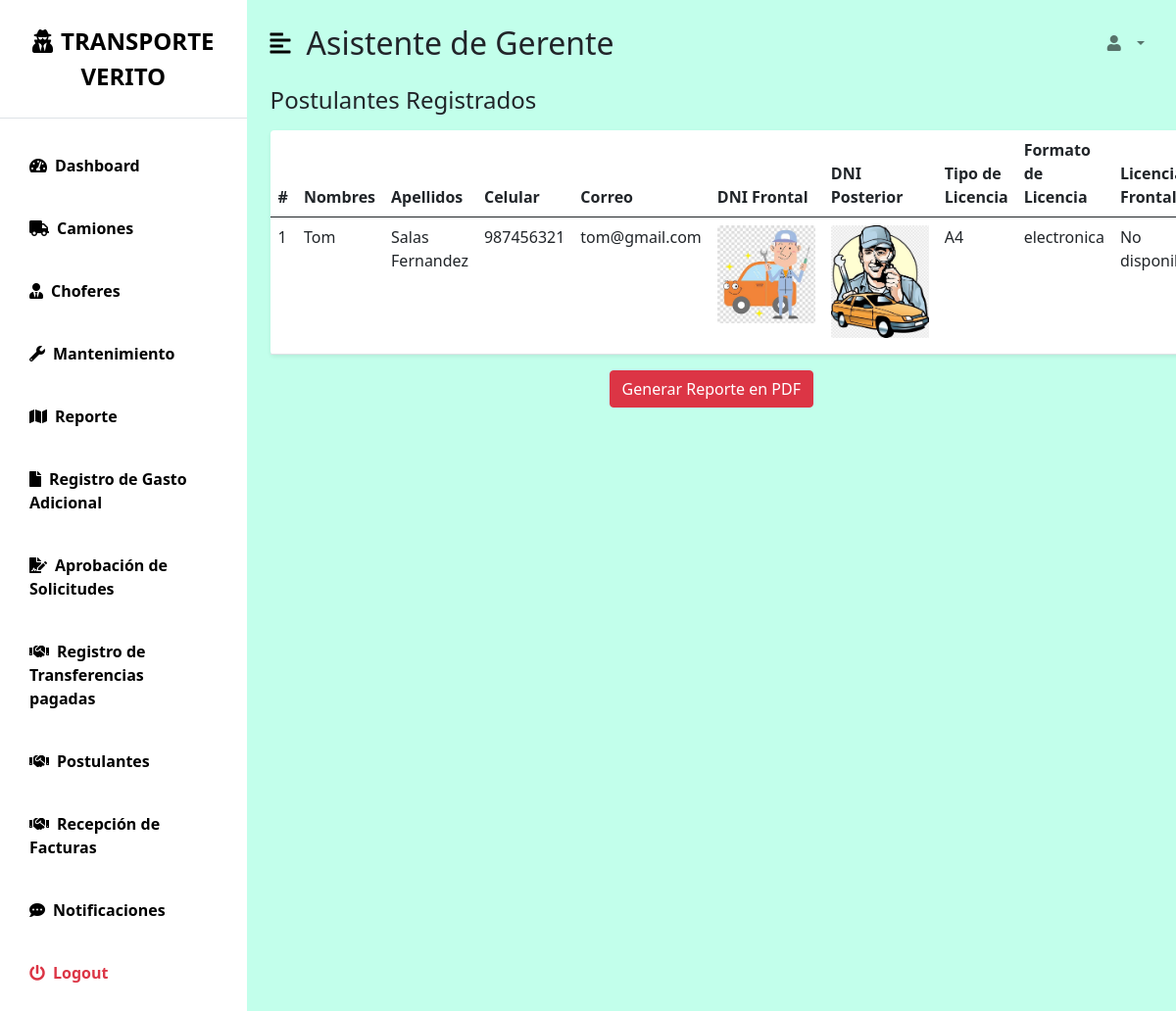
Screenshot of /sendpostulante/ with the database file from the repository.
### myapp/models.py (models this page shows, shortened)
class Postulante(models.Model):
    nombres = models.CharField(max_length=100)
    apellidos = models.CharField(max_length=100)
    numero_celular = models.CharField(max_length=9, unique=True)
    correo = models.EmailField(unique=True)  # Nuevo campo de correo electrónico
    dni_frontal = models.ImageField(upload_to='dni/', null=True, blank=True)  # Nuevo campo para DNI frontal
    dni_posterior = models.ImageField(upload_to='dni/', null=True, blank=True)  # Nuevo campo para DNI posterior
    tipo_licencia = models.CharField(max_length=2, choices=[('A4', 'A4')])
    tipo_licencia_formato = models.CharField(
        max_length=11,
        choices=[('fisica', 'Física'), ('electronica', 'Electrónica')]
    )
    licencia_frontal = models.ImageField(upload_to='licencias/', null=True, blank=True)
    licencia_posterior = models.ImageField(upload_to='licencias/', null=True, blank=True)
    licencia_electronica = models.ImageField(upload_to='licencias/', null=True, blank=True)
    estado = models.CharField(
        max_length=30,
        choices=[('primera_pendiente', 'Primera Etapa - Pendiente'),
                 ('primera_aprobada', 'Primera Etapa - Aprobada'),
                 ('primera_rechazada', 'Primera Etapa - Rechazada'),
                 ('segunda_pendiente', 'Segunda Etapa - Pendiente'),
                 ('segunda_aprobada', 'Segunda Etapa - Aprobada'),
                 ('segunda_rechazada', 'Segunda Etapa - Rechazada'),
                 ('tercera_pendiente', 'Tercera Etapa - Pendiente'),
                 ('tercera_aprobada', 'Tercera Etapa - Aprobada'),
                 ('tercera_rechazada', 'Tercera Etapa - Rechazada'),
                 ('cuarta_pendiente', 'Cuarta Etapa - Pendiente'),
                 ('cuarta_aprobada', 'Cuarta Etapa - Aprobada'),
                 ('cuarta_rechazada', 'Cuarta Etapa - Rechazada')],
        default='primera_pendiente'
    )
    experiencia = models.CharField(
        max_length=2,
        choices=[('si', 'Sí'), ('no', 'No')]
    )
    referencias_trabajos = models.FileField(upload_to='documentos/', null=True, blank=True)
    record_conduccion = models.FileField(upload_to='documentos/', null=True, blank=True)
    historial_papeletas = models.ImageField(upload_to='documentos/', null=True, blank=True)
    antecedentes_penales = models.FileField(upload_to='documentos/', null=True, blank=True)
    clinica = models.CharField(
        max_length=50,
        choices=[('montefiori', 'Clínica Montefiori'), ('suiza_lab', 'Clínica Suiza Lab')],
        null=True,
        blank=True
    )
    examenes_requeridos = models.ManyToManyField('ExamenMedico', blank=True)
    resultado_medicina_general = models.FileField(
        upload_to='resultados_medicos/',
        null=True,
        blank=True,
        help_text='Resultado del examen de medicina general'
    )
    resultado_toxicologico = models.FileField(
        upload_to='resultados_medicos/',
        null=True,
        blank=True,
        help_text='Resultado del examen toxicológico'
    )
    resultado_oftalmologia = models.FileField(
        upload_to='resultados_medicos/',
        null=True,
        blank=True,
        help_text='Resultado del examen de oftalmología'
    )
    resultado_otorrinolaringologia = models.FileField(
        upload_to='resultados_medicos/',
        null=True,
        blank=True,
        help_text='Resultado del examen de otorrinolaringología'
    )
    fecha_registro = models.DateTimeField(auto_now_add=True)

### myapp/views.py (the view)
# urls.py: path('sendpostulante/', views.send_postulante, name='sendpostulante'),
def send_postulante(request):
    postulantes = Postulante.objects.all()
    return render(request, 'ASISTENTE/PostulantePrimera.html', {
            'postulantes': postulantes,
    })

### myapp/context_processors.py (called while the page is built)
def notificaciones(request):
    if request.user.is_authenticated:
        notificaciones_no_leidas = Notificacion.objects.filter(usuario=request.user, leido=False).count()
    else:
        notificaciones_no_leidas = 0
    return {'notificaciones_no_leidas': notificaciones_no_leidas}

### templates/ASISTENTE/PostulantePrimera.html (shortened to what this page needs)
{% extends 'bases/base_asistente.html' %}  {% block page_title %} Asistente de Gerente {%endblock %}
{% block content %}
<body>
                  <div class="col-12">
                    <h3 class="fs-4 mb-3">Postulantes Registrados</h3>
                    <table class="table bg-white rounded shadow-sm table-hover">
                      <thead>
                        <tr>
                          <th>#</th>
                          <th>Nombres</th>
                          <th>Apellidos</th>
                          <th>Celular</th>
                          <th>Correo</th>
                          <th>DNI Frontal</th>
                          <th>DNI Posterior</th>
                          <th>Tipo de Licencia</th>
                          <th>Formato de Licencia</th>
                          <th>Licencia Frontal</td>
                        </tr>
                      </thead>
                      <tbody>
                        {% for postulante in postulantes %}
                        {% if postulante.estado == "primera_pendiente" or postulante.estado == "primera_aprobada"%}
                        <tr>
                          <td>{{ forloop.counter }}</td>
                          <td>{{ postulante.nombres }}</td>
                          <td>{{ postulante.apellidos }}</td>
                          <td>{{ postulante.numero_celular }}</td>
                          <td>{{ postulante.correo }}</td>
                          <td>
                            {% if postulante.dni_frontal %}
                                <img src="{{ postulante.dni_frontal.url }}" alt="DNI Frontal" width="100">
                            {% else %}
                                No disponible
                            {% endif %}
                          </td>
                          <td>
                              {% if postulante.dni_posterior %}
                                  <img src="{{ postulante.dni_posterior.url }}" alt="DNI Posterior" width="100">
                              {% else %}
                                  No disponible
                              {% endif %}
                          </td>
                          <td>{{ postulante.tipo_licencia }}</td>
                          <td>{{ postulante.tipo_licencia_formato }}</td>
                          <td>
                            {% if postulante.licencia_frontal %}
                                <img src="{{ postulante.licencia_frontal.url }}" alt="Licencia Frontal" width="100">
                            {% else %}
                                No disponible
                            {% endif %}
                          </td>
                        </tr>
                        {% endif %}
                        {% endfor %}
                      </tbody>
                    </table>
                    <div class="text-center mt-3">
                      <a href="{% url 'generar_primer_reporte_pdf' %}" class="btn btn-danger">Generar Reporte en PDF</a>
                  </div>
                  </div>
                </div>
            </div>
        </div>
</body>
{%endblock %}

### static/css/dashboard.css (style rules this page uses)
:root { --main-bg-color: #d2ffde!important; --main-text-color: #000000; --second-text-color: #000000; --second-bg-color: #030303; }

### rows the page displays
Postulante: nombres "Tom", apellidos "Salas Fernandez", numero_celular "987456321", correo "tom@gmail.com", dni_frontal (picture), dni_posterior (picture), tipo_licencia "A4", tipo_licencia_formato "electronica", licencia_frontal "No…"
